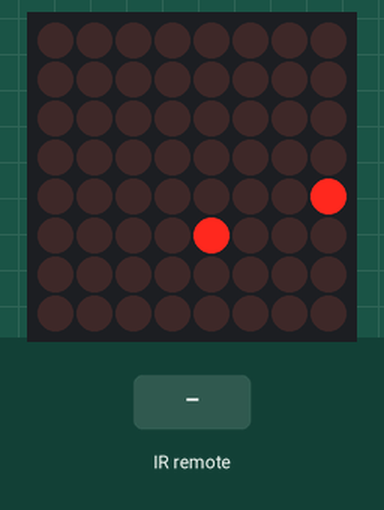
This sketch was run on a simulated Arduino Uno, built with avr-gcc and run on an emulated ATmega328P. Shown: 8×8 LED matrix. Inputs (shaded band) come from the test bench. Random numbers use the default seed unless the sketch sets one.

Above: at 1.2 s.
1.3 s: infrared code 0xFF22DD received
At 1.8 s:
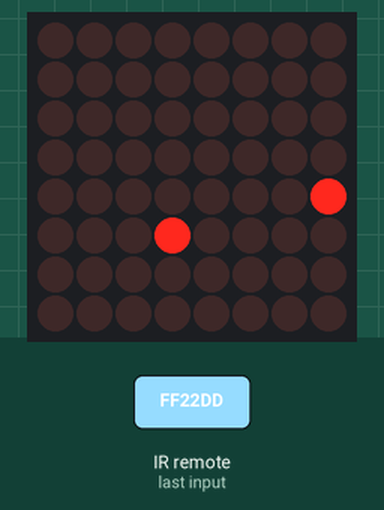
4.3 s: infrared code 0xFF629D received
At 6.3 s:
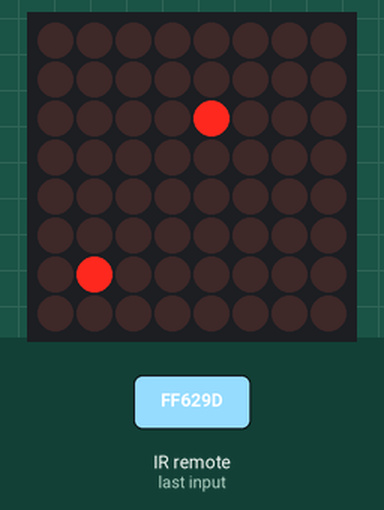
7.3 s: infrared code 0xFFC23D received
At 7.8 s:
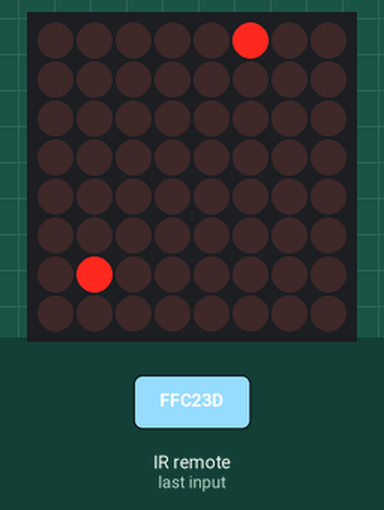
10.3 s: infrared code 0xFFA857 received
At 11.8 s:
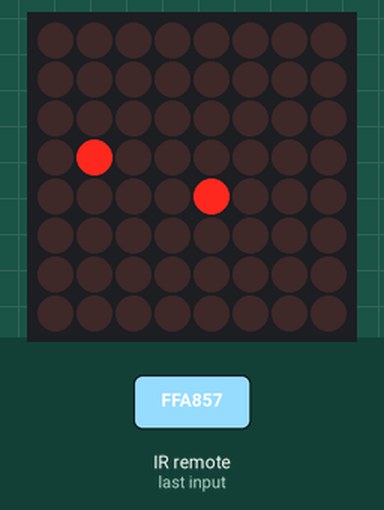
13.3 s: infrared code 0xFF22DD received
At 13.8 s:
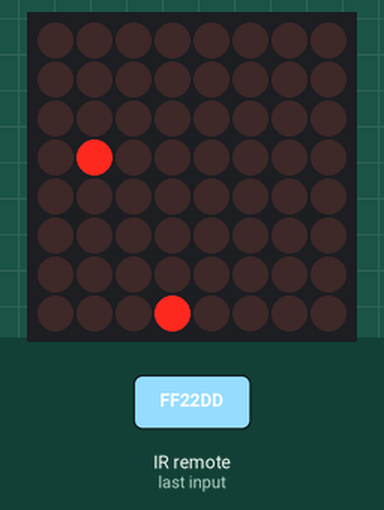
16.3 s: infrared code 0xFF629D received
At 18.4 s:
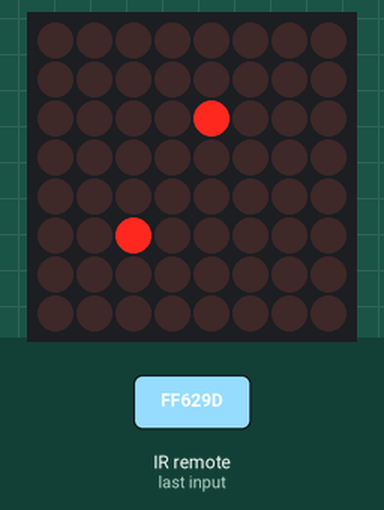
Timing chart, 0 to 19.9 s (numbered marks = the images above; inputs shaded):
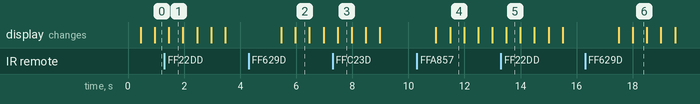

Measured:
- what the display in image 1 shows lasts 0.5 s, from 1.5 s to 2.0 s

The sketch:

RemoteSnake.ino
```cpp
#include <LedControl.h>
#include <IRremote.hpp>

//IR setup
int RECV_PIN = 11;

IRrecv irrecv(RECV_PIN);

decode_results results;

//LED board setup

LedControl lc=LedControl(3,6,2,1);

//Snake vars

enum Direction{Up=0xFF629D, Down=0xFFA857, Left=0xFF22DD, Right=0xFFC23D, Power=0xFFA25D};

Direction currentDirection;

int snake[64];
int board[64];
int snakeLength = 0;
int apple;
bool paused = false;
int tickCount = 0;

void setup()
{
  Serial.begin(9600);
  irrecv.enableIRIn(); // Start the receiver

  lc.shutdown(0,false);
  // Set brightness to a medium value
  lc.setIntensity(0,8);
  // Clear the display
  lc.clearDisplay(0);

  snake[0] = xytoint(4, 3);
  currentDirection = Down;
  spawnApple();
  draw();
}

void loop() {
  if (irrecv.decode(&results)) {
    switch (results.value) {
      case Up :
        setDirection(Up);
        break;
      case Down :
        setDirection(Down);
        break;
      case Left :
        setDirection(Left);
        break;
      case Right :
        setDirection(Right);
        break;
      case Power :
        paused = (paused == true) ? false : true;
        break;
    }
    irrecv.resume(); // Receive the next value
  }
  tick();
  delay(50);
}

void tick() {
  if (paused == true) {
    return;
  }
  if (tickCount < 9) {
    tickCount = tickCount + 1;
    return;
  }
  else if (tickCount == 9) {
    tickCount = 0;
  }
  int x = inttox(snake[0]);
  int y = inttoy(snake[0]);
  int target;
  switch (currentDirection) {
    case Up :
      y = y - 1;
      break;
    case Down :
      y = y + 1;
      break;
    case Left :
      x = x - 1;
      break;
    case Right :
      x = x + 1;
      break;
  }
  if ((x < 0) || (x > 7) || (y < 0) || (y > 7)) {
    die();
    return;
  }

  target = xytoint(x, y);

  if (board[target] == 1) {
    if (target == apple) {
      snakeLength = snakeLength + 1;
      apple = -1;
    }
    else {
      die();
    }
  }
  memset(board, 0, sizeof(board));
  for (int i=snakeLength; i>0; i--) {
    snake[i] = snake[i-1];
    board[snake[i]] = 1;
  }
  snake[0] = xytoint(x, y);
  board[snake[0]] = 1;
  if (apple == -1) {
    spawnApple();
  }
  board[apple] = 1;
  draw();
}

void setDirection(Direction direction) {
  if (direction == Up) {
    if ( (currentDirection != Down)) {
      currentDirection = Up;
    }
  }
  if (direction == Down) {
    if ( (currentDirection != Up)) {
      currentDirection = Down;
    }
  }
  if (direction == Left) {
    if ( (currentDirection != Right)) {
      currentDirection = Left;
    }
  }
  if (direction == Right) {
    if ( (currentDirection != Left)) {
      currentDirection = Right;
    }
  }
}

int xytoint(int x, int y) {
  return (y*8)+x;
}

int inttox(int var) {
  return var % 8;
}

int inttoy (int var) {
  return var / 8;
}

void die() {
  for (int i=0; i<8; i++) {
    lc.setRow(0,i,0b11111111);
  }
  delay(2000);
  snakeLength = 0;
  memset(snake, 0, sizeof(snake));
  memset(board, 0, sizeof(board));
  snake[0] = xytoint(4, 3);
  board[snake[0]] = 1;
  spawnApple();
  lc.clearDisplay(0);
  draw();
}

void draw() {
  lc.clearDisplay(0);
  for (int i=0; i<64;i++) {
    if (board[i] == 1) {
      lc.setLed(0,inttoy(i),inttox(i),true);
    }
  }
}

void spawnApple() {
  int rand;
  while (true) {
    rand = random(0,64);
    if (board[rand] == 0) {
      apple = rand;
      board[rand] = 1;
      break;
    }
  }
}
```
